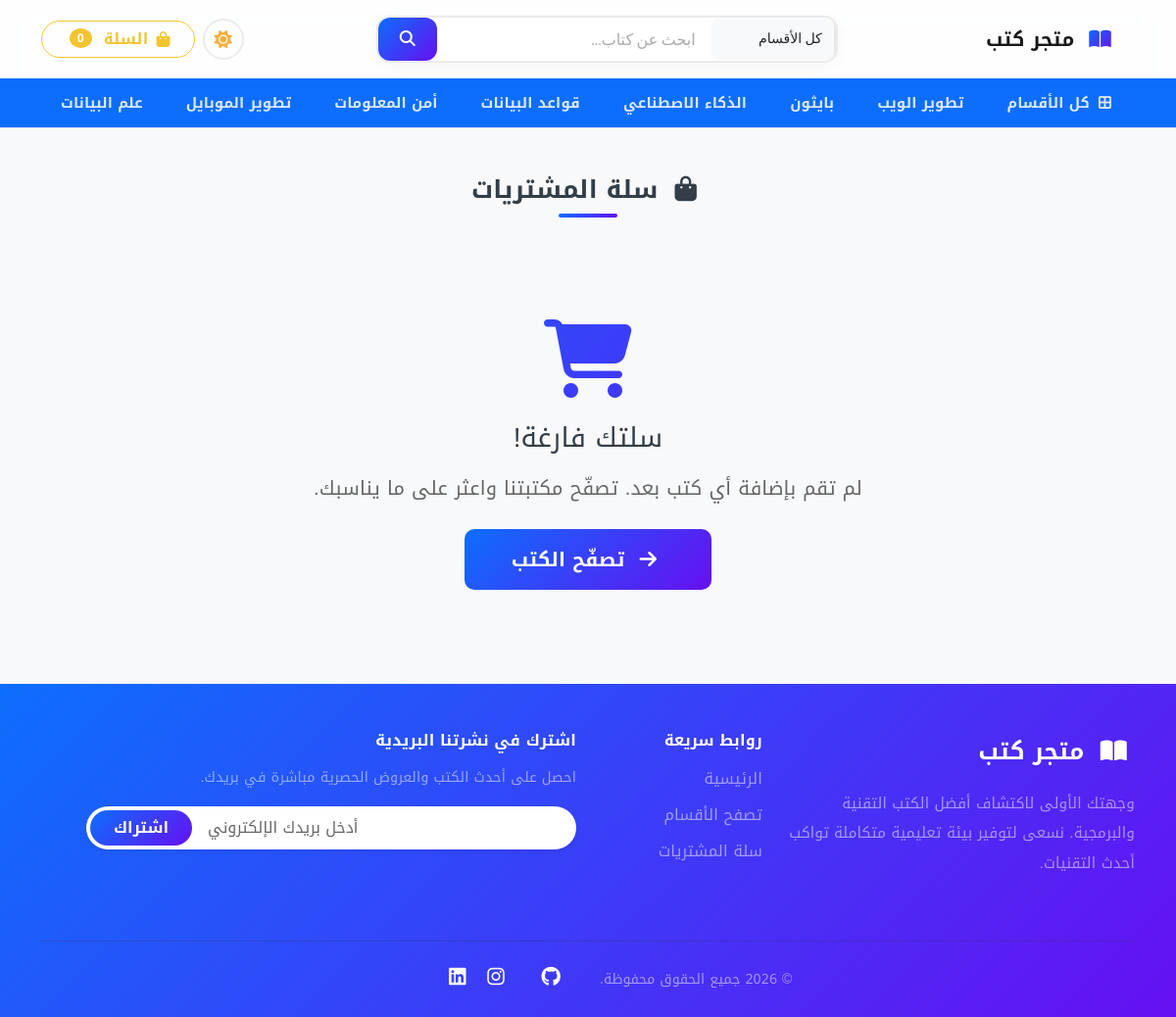
Page /cart/ on the committed database.
### store/models.py (models this page shows, shortened)
class category(models.Model):
    name = models.CharField(max_length=255, unique=True, verbose_name="اسم القسم")
    featured = models.BooleanField(default=False, verbose_name="مميز")
    order = models.IntegerField(default=0, verbose_name="الترتيب")
    created_at = models.DateTimeField(auto_now_add=True, verbose_name="تاريخ الإنشاء")
    updated_at = models.DateTimeField(auto_now=True, verbose_name="تاريخ التحديث")
    class Meta:
        verbose_name = "قسم"
        verbose_name_plural = "الأقسام"
        ordering = ['order', 'name']

### store/views.py (the view)
# urls.py: path('cart/', views.cart, name='cart'),
def cart(request):
    cart_items, cart_total = _load_cart(request)
    return render(request, 'cart.html', {
        'cart_items': cart_items,
        'cart_total': cart_total,
    })

### store/context_processors.py (called while the page is built)
def global_context(request):
    cart = request.session.get('cart', {})
    if cart:
        valid_pids = set(
            str(p) for p in
            product.objects.filter(pk__in=list(cart.keys()))
                           .values_list('id', flat=True)
        )
        stale = [pid for pid in cart if pid not in valid_pids]
        if stale:
            for pid in stale:
                del cart[pid]
            request.session['cart'] = cart
        cart_count = sum(
            qty for pid, qty in cart.items() if pid in valid_pids
        )
    else:
        cart_count = 0
    return {
        'all_categories': category.objects.all(),
        'cart_count': cart_count,
    }

### store/views.py (called while the page is built, shortened)
def _load_cart(request):
    cart_session = request.session.get('cart', {})
    cart_items, cart_total, stale = [], 0, []
    if stale:
        for pid in stale:
            del cart_session[pid]
        request.session['cart'] = cart_session
    return cart_items, cart_total

### store/templates/cart.html
{% extends 'base.html' %}
{% load i18n %}
{% block content %}
    <div class="container my-5">
      <div class="text-center mb-5" data-aos="fade-down">
        <h2 class="section-title text-secondary">
          <i class="fa-solid fa-bag-shopping me-2"></i> سلة المشتريات
        </h2>
      </div>
      {% if cart_items %}
        {% for item in cart_items %}
        <div class="card cart-item my-3" data-aos="fade-up" data-aos-delay="{{ forloop.counter0 }}50">
          <div class="card-body p-3">
            <div class="row align-items-center g-3">
              <div class="col-md-2 col-3 text-center">
                {% if item.product.image %}
                <img src="{{ item.product.image.url }}" alt="{{ item.product.name }}" class="rounded-3" style="width:80px; height:80px; object-fit:cover;" />
                {% else %}
                <img src="https://placehold.co/80" alt="{{ item.product.name }}" class="rounded-3" style="width:80px; height:80px;" />
                {% endif %}
              </div>
              <div class="col my-auto">
                <h6 class="mb-1 fw-bold">{{ item.product.name }}</h6>
                <small class="text-muted">
                  {% if item.product.author %}{{ item.product.author.name }}{% endif %}
                </small><br>
                <div class="d-inline-flex align-items-center mt-2 border rounded-pill px-2 py-1 bg-light shadow-sm" style="direction: ltr;">
                  <a href="{% url 'store:decrement-cart' pid=item.product.id %}" class="btn btn-sm text-secondary p-0 px-2 fw-bold text-decoration-none" title="إنقاص الكمية">-</a>
                  <span class="mx-2 fw-bold text-dark" style="min-width: 20px; text-align: center; font-size: 0.9rem;">{{ item.quantity }}</span>
                  <a href="{% url 'store:add-to-cart' pid=item.product.id %}" class="btn btn-sm text-secondary p-0 px-2 fw-bold text-decoration-none" title="زيادة الكمية">+</a>
                </div>
              </div>
              <div class="col-md-2 col-3 my-auto text-center">
                <span class="fw-bold fs-5" style="color: var(--primary-color);">{{ item.price }} $</span>
              </div>
              <div class="col-md-2 col-3 my-auto text-center">
                <a href="{% url 'store:remove-from-cart' pid=item.product.id %}" class="btn btn-outline-danger btn-sm rounded-pill px-3">
                  <i class="fa-solid fa-trash-can"></i>
                </a>
              </div>
            </div>
          </div>
        </div>
        {% endfor %}
        <div class="row mt-5">
          <div class="col-lg-4 col-md-5 ms-auto" data-aos="fade-up">
            <div class="order-summary-card p-4">
              <h5 class="fw-bold mb-4">
                <i class="fa-solid fa-receipt me-2" style="color: var(--primary-color);"></i>
                ملخص الطلب
              </h5>
              <div class="d-flex justify-content-between mb-3">
                <span class="text-muted">المجموع الفرعي</span>
                <span class="fw-semibold">{{ cart_total }} $</span>
              </div>
              <div class="d-flex justify-content-between mb-3">
                <span class="text-muted">الشحن</span>
                <span class="fw-semibold" style="color: #22c55e;">مجاني <i class="fa-solid fa-truck ms-1"></i></span>
              </div>
              <hr class="my-3" style="border-color: var(--border-subtle);">
              <div class="d-flex justify-content-between mb-4 align-items-center">
                <span class="fw-bold fs-5">الإجمالي</span>
                <span class="fw-bold fs-4 total-price">{{ cart_total }} $</span>
              </div>
              <a href="{% url 'store:checkout' %}" class="btn btn-primary btn-lg w-100">
                <i class="fa-solid fa-credit-card me-2"></i> متابعة الدفع
              </a>
              <a href="{% url 'store:home' %}" class="btn btn-outline-secondary w-100 mt-2">
                <i class="fa-solid fa-arrow-right me-2"></i> متابعة التسوق
              </a>
            </div>
          </div>
        </div>
      {% else %}
        <div class="text-center py-5" data-aos="zoom-in">
          <i class="fa-solid fa-cart-shopping empty-cart-icon mb-4 d-block"></i>
          <h3 class="text-secondary mb-3">سلتك فارغة!</h3>
          <p class="text-muted mb-4 fs-5">لم تقم بإضافة أي كتب بعد. تصفّح مكتبتنا واعثر على ما يناسبك.</p>
          <a href="{% url 'store:home' %}" class="btn btn-primary btn-lg px-5 py-3">
            <i class="fa-solid fa-arrow-right me-2"></i> تصفّح الكتب
          </a>
        </div>
      {% endif %}
    </div>
{% endblock %}

### store/templates/partials/header.html (shortened to what this page needs)
{% load i18n %}
<div class="sticky-top glass-navbar">
  <nav class="navbar navbar-expand-lg navbar-light bg-transparent py-3">
    <div class="container">
      <a class="navbar-brand fw-bold" href="{% url 'store:home' %}">
        <i class="fa-solid fa-book-open me-2" style="background: linear-gradient(135deg, #0d6efd, #6610f2); -webkit-background-clip: text; -webkit-text-fill-color: transparent;"></i>
        {%trans 'متجر كتب' %}
      </a>
      <div class="collapse navbar-collapse mt-2 mt-lg-0" id="navbarSupportedContent">
       {% include 'partials/header_search.html' %}
        <div class="d-flex align-items-center my-2 my-lg-0 gap-2">
          <button id="theme-toggle" class="theme-toggle-btn" title="تبديل المظهر">
          </button>
          <a href="{% url 'store:cart' %}" class="btn btn-outline-primary d-flex align-items-center gap-2 rounded-pill px-4" type="button">
            <i class="fa-solid fa-bag-shopping"></i>
            {%trans 'السلة' %} <span class="badge bg-primary rounded-circle ms-1">{{ cart_count }}</span>
          </a>
        </div>
      </div>
    </div>
  </nav>
  <nav class="navbar navbar-expand-lg category-nav">
    <div class="container">
      <div class="collapse navbar-collapse mt-2 mt-lg-0">
        <ul class="navbar-nav my-2 my-lg-0 gap-1">
          <li class="nav-item">
            <a class="nav-link mx-1" href="{% url 'store:category' %}" role="button">
              <i class="fa-solid fa-border-all me-1"></i> كل الأقسام
            </a>
          </li>
          {% for cat in all_categories %}
          <li class="nav-item">
            <a class="nav-link mx-1" href="{% url 'store:category-detail' cid=cat.id %}" role="button">
              {{ cat.name }}
            </a>
          </li>
          {% endfor %}
        </ul>
      </div>
    </div>
    </div>

### store/templates/base.html (style rules this page uses)
:root { --primary-color: #0d6efd; --primary-gradient: linear-gradient(135deg, #0d6efd, #6610f2); --bg-color: #f4f6f9; --text-color: #212529; --card-bg: #ffffff; --card-hover-y: -8px; --transition-speed: 0.35s; --slider-bg: linear-gradient(135deg, #e3f0ff 0%, #f0e6ff 100%); --nav-cat-bg: var(--primary-color); --search-bg: #ffffff; --select-bg: #f8f9fa; --border-subtle: rgba(0,0,0,0.08); }
* { box-sizing: border-box; }
body { font-family: 'Cairo', sans-serif !important; background-color: var(--bg-color) !important; color: var(--text-color) !important; transition: background-color var(--transition-speed) ease, color var(--transition-speed) ease; line-height: 1.8; letter-spacing: 0.01em; }
.section-title { font-weight: 700; font-size: 1.6rem; position: relative; display: inline-block; padding-bottom: 12px; }
.section-title::after { content: ''; position: absolute; bottom: 0; right: 50%; transform: translateX(50%); width: 60px; height: 4px; border-radius: 2px; background: var(--primary-gradient); }
.btn { border-radius: 10px; font-weight: 600; transition: all 0.25s ease; }
.btn-primary { background: var(--primary-gradient) !important; border: none !important; color: #ffffff !important; }
.category-nav { background: var(--nav-cat-bg) !important; transition: background var(--transition-speed) ease; border: none !important; padding: 6px 0; }
.category-nav .nav-link { color: rgba(255,255,255,0.85) !important; font-weight: 600; font-size: 0.92rem; border-radius: 8px; padding: 6px 16px !important; transition: all 0.25s ease; }
.theme-toggle-btn { background: none; border: 2px solid var(--border-subtle); width: 42px; height: 42px; border-radius: 50%; display: flex; align-items: center; justify-content: center; font-size: 1.15rem; cursor: pointer; color: inherit; transition: all 0.3s ease; overflow: hidden; }
.empty-cart-icon { font-size: 5rem; background: var(--primary-gradient); -webkit-background-clip: text; -webkit-text-fill-color: transparent; background-clip: text; }
html { scroll-behavior: smooth; }
.glass-navbar { background: rgba(255, 255, 255, 0.85); backdrop-filter: blur(15px); -webkit-backdrop-filter: blur(15px); border-bottom: 1px solid var(--border-subtle); transition: background 0.3s ease; z-index: 1030; }

### rows in the picture
category: name "تطوير الويب"
category: name "بايثون"
category: name "الذكاء الاصطناعي"
category: name "قواعد البيانات"
category: name "أمن المعلومات"
category: name "تطوير الموبايل"
category: name "علم البيانات"

### other values in the picture
{{ cart_count }} "0"
